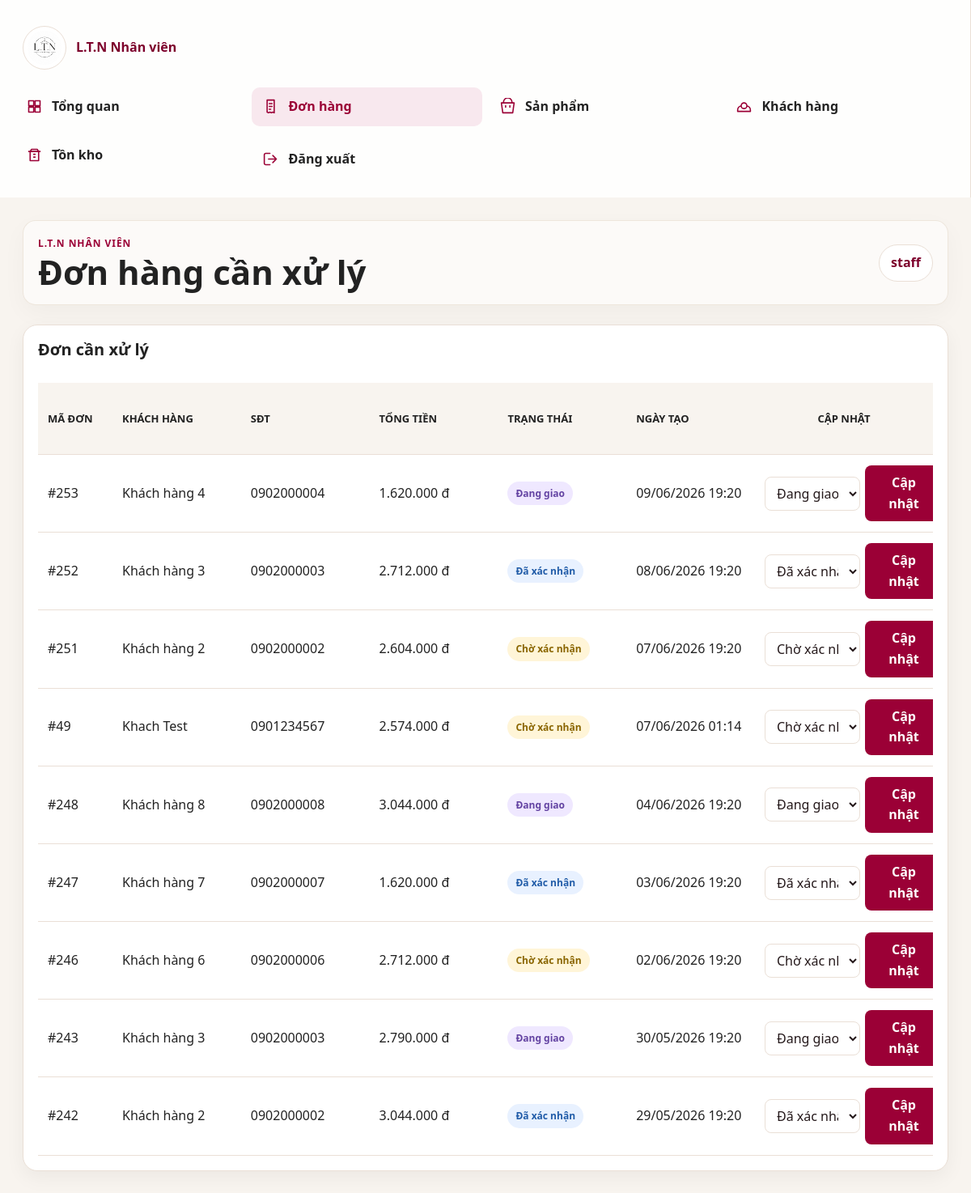
Page /staff/orders/ (signed in) on the committed database.
### shop/models.py (models this page shows, shortened)
class TimeStampedModel(models.Model):
    created_at = models.DateTimeField(auto_now_add=True)
    updated_at = models.DateTimeField(auto_now=True)
    class Meta:
        abstract = True

class Order(TimeStampedModel):
    STATUS_PENDING = "pending"
    STATUS_CONFIRMED = "confirmed"
    STATUS_SHIPPING = "shipping"
    STATUS_COMPLETED = "completed"
    STATUS_CANCELLED = "cancelled"
    STATUS_CHOICES = [
        (STATUS_PENDING, "Chờ xác nhận"),
        (STATUS_CONFIRMED, "Đã xác nhận"),
        (STATUS_SHIPPING, "Đang giao"),
        (STATUS_COMPLETED, "Hoàn thành"),
        (STATUS_CANCELLED, "Đã hủy"),
    ]
    PAYMENT_COD = "cod"
    PAYMENT_BANK = "bank_transfer"
    PAYMENT_CHOICES = [
        (PAYMENT_COD, "Thanh toán khi nhận hàng"),
        (PAYMENT_BANK, "Chuyển khoản"),
    ]
    user = models.ForeignKey(settings.AUTH_USER_MODEL, on_delete=models.PROTECT, related_name="orders")
    full_name = models.CharField(max_length=160)
    phone = models.CharField(max_length=20)
    address = models.CharField(max_length=255)
    note = models.TextField(blank=True)
    total_amount = models.DecimalField(max_digits=12, decimal_places=0, default=0)
    status = models.CharField(max_length=20, choices=STATUS_CHOICES, default=STATUS_PENDING)
    payment_method = models.CharField(max_length=30, choices=PAYMENT_CHOICES, default=PAYMENT_COD)
    class Meta:
        ordering = ["-created_at"]

### shop/views.py (the view, shortened to what this page needs)
# urls.py: path("staff/orders/", views.staff_orders, name="staff_orders"),
@login_required
def staff_orders(request):
    if not staff_allowed(request.user):
        return staff_denied(request)
    return render(request, "staff/orders.html", {
        "page_title": "Đơn hàng cần xử lý",
        "orders": decorate_orders(staff_orders_queryset()),
        "status_choices": Order.STATUS_CHOICES,
    })

### shop/context_processors.py (called while the page is built)
def dashboard_url_for_user(user):
    if not user.is_authenticated:
        return "/login/"
    role = getattr(getattr(user, "profile", None), "role", "")
    if user.is_superuser or role == "ADMIN":
        return "/dashboard/"
    if role == "STAFF":
        return "/staff/"
    return "/profile/"

def cart_counter(request):
    user_dashboard_url = dashboard_url_for_user(request.user)
    if not request.user.is_authenticated:
        return {"cart_count": 0, "wishlist_count": 0, "user_dashboard_url": user_dashboard_url}
    cart, _ = Cart.objects.get_or_create(user=request.user)
    return {
        "cart_count": sum(item.quantity for item in cart.items.all()),
        "wishlist_count": Wishlist.objects.filter(user=request.user).count(),
        "user_dashboard_url": user_dashboard_url,
    }

### shop/views.py (called while the page is built)
def is_staff_user(user):
    role = getattr(getattr(user, "profile", None), "role", "")
    return role == "STAFF"

def staff_allowed(user):
    return user.is_authenticated and (is_staff_user(user) or is_admin_user(user))

def money_value(value):
    return int(value or 0)

def format_vnd(value):
    return f"{money_value(value):,}".replace(",", ".") + " đ"

def staff_orders_queryset():
    return Order.objects.select_related("user").filter(
        status__in=[Order.STATUS_PENDING, Order.STATUS_CONFIRMED, Order.STATUS_SHIPPING]
    ).order_by("-created_at")

def decorate_orders(orders):
    orders = list(orders)
    for order in orders:
        order.total_amount_display = format_vnd(order.total_amount)
    return orders

### templates/staff/orders.html (shortened to what this page needs)
{% extends "staff/base_staff.html" %}
{% block content %}
<section class="dash-card">
  <div class="dash-card-head"><h2>Đơn cần xử lý</h2></div>
  <div class="dash-table-wrap">
    <table class="dash-table">
      <thead><tr><th>Mã đơn</th><th>Khách hàng</th><th>SĐT</th><th>Tổng tiền</th><th>Trạng thái</th><th>Ngày tạo</th><th>Cập nhật</th></tr></thead>
      <tbody>
        {% for order in orders %}
          <tr>
            <td>#{{ order.id }}</td>
            <td>{{ order.full_name }}</td>
            <td>{{ order.phone }}</td>
            <td>{{ order.total_amount_display }}</td>
            <td><span class="status-badge status-{{ order.status }}">{{ order.get_status_display }}</span></td>
            <td>{{ order.created_at|date:"d/m/Y H:i" }}</td>
            <td>
              <form class="inline-status-form" method="post">
                <select name="status">
                  {% for key, label in status_choices %}
                    <option value="{{ key }}" {% if order.status == key %}selected{% endif %}>{{ label }}</option>
                  {% endfor %}
                </select>
                <button>Cập nhật</button>
              </form>
            </td>
          </tr>
        {% empty %}<tr><td colspan="7">Không có đơn cần xử lý.</td></tr>{% endfor %}
      </tbody>
    </table>
  </div>
</section>
{% endblock %}

### templates/staff/base_staff.html (shortened to what this page needs)
{% load static %}
<!doctype html>
<html lang="vi">
<head>
  <link rel="stylesheet" href="{% static 'css/base.css' %}">
  <link rel="stylesheet" href="{% static 'css/dashboard.css' %}">
  <link rel="stylesheet" href="{% static 'css/staff.css' %}">
</head>
<body class="dashboard-body staff-body">
  <div class="dashboard-shell staff-shell">
    <aside class="dashboard-sidebar staff-sidebar">
      <a class="dashboard-brand" href="{% url 'shop:staff_dashboard' %}">
        <img src="{% static 'WEBIMG/logoweb.jpg' %}" alt="L.T.N Clothing">
        <span>L.T.N Nhân viên</span>
      </a>
      <nav class="dashboard-nav staff-nav" aria-label="Khu vực nhân viên">
        <a class="{% if request.resolver_match.url_name == 'staff_dashboard' %}active{% endif %}" href="{% url 'shop:staff_dashboard' %}">
          <span><svg viewBox="0 0 24 24"><path d="M4 4h7v7H4V4Zm9 0h7v7h-7V4ZM4 13h7v7H4v-7Zm9 0h7v7h-7v-7Z"/></svg></span>Tổng quan
        </a>
        <a class="{% if request.resolver_match.url_name == 'staff_orders' %}active{% endif %}" href="{% url 'shop:staff_orders' %}">
          <span><svg viewBox="0 0 24 24"><path d="M7 3h10v18l-2-1-2 1-2-1-2 1-2-1V3Zm3 5h4m-4 4h4m-4 4h2"/></svg></span>Đơn hàng
        </a>
        <a class="{% if request.resolver_match.url_name == 'staff_products' %}active{% endif %}" href="{% url 'shop:staff_products' %}">
          <span><svg viewBox="0 0 24 24"><path d="M6 7V6a6 6 0 0 1 12 0v1m-15 0h18l-2 14H5L3 7Zm6 4v2m6-2v2"/></svg></span>Sản phẩm
        </a>
        <a class="{% if request.resolver_match.url_name == 'staff_customers' %}active{% endif %}" href="{% url 'shop:staff_customers' %}">
          <span><svg viewBox="0 0 24 24"><path d="M16 11a4 4 0 1 0-8 0m8 0a4 4 0 1 1-8 0m8 0c3 1 5 3 5 6v2H3v-2c0-3 2-5 5-6"/></svg></span>Khách hàng
        </a>
        <a class="" href="{% url 'shop:staff_inventory' %}">
          <span><svg viewBox="0 0 24 24"><path d="M4 7h16M6 7v13h12V7M8 4h8l2 3H6l2-3Zm3 7h2m-2 4h2"/></svg></span>Tồn kho
        </a>
        <form class="staff-logout" method="post" action="{% url 'accounts:logout' %}">
          <button type="submit">
            <span><svg viewBox="0 0 24 24"><path d="M15 17l5-5-5-5m5 5H9m2 8H5a2 2 0 0 1-2-2V6a2 2 0 0 1 2-2h6"/></svg></span>Đăng xuất
          </button>
        </form>
      </nav>
    </aside>
    <main class="dashboard-main staff-main">
      <header class="dashboard-topbar staff-topbar">
        <div>
          <p class="dashboard-eyebrow">L.T.N Nhân viên</p>
          <h1>{% block page_title %}{{ page_title|default:"Nhân viên" }}{% endblock %}</h1>
        </div>
        <div class="dashboard-user staff-user">
          <span>{{ request.user.username }}</span>
        </div>
      </header>
      {% block content %}{% endblock %}
    </main>
  </div>
</body>
</html>

### static/css/base.css (style rules this page uses)
* { box-sizing: border-box; }
body { margin: 0; font-family: "Segoe UI", Arial, sans-serif; color: var(--text-dark); background: var(--cream-bg); line-height: 1.6; }
a { color: inherit; text-decoration: none; }
img { display: block; max-width: 100%; }
h1, h2, h3, p { margin-top: 0; }
h1 { font-size: clamp(36px, 5vw, 66px); line-height: 1.05; letter-spacing: 0; }
h2 { font-size: clamp(26px, 3vw, 40px); line-height: 1.15; }
.btn, button { border: 0; border-radius: 6px; background: var(--fashion-maroon); color: var(--white); padding: 12px 18px; font: inherit; font-weight: 800; cursor: pointer; transition: transform .18s ease, box-shadow .18s ease, background .18s ease; }
input, select, textarea { width: 100%; min-height: 44px; border: 1px solid var(--border); border-radius: 6px; background: var(--white); color: var(--text-dark); padding: 10px 12px; font: inherit; }
table { width: 100%; border-collapse: collapse; background: var(--white); }
th, td { padding: 13px 14px; border-bottom: 1px solid var(--border); text-align: left; vertical-align: top; }
th { background: var(--rose-bg); color: var(--burgundy-black); }

### static/css/staff.css (style rules this page uses)
:root { --staff-primary: #9B0036; --staff-primary-dark: #7D002C; --staff-primary-soft: #F8E8EE; --staff-bg: #F8F4EF; --staff-beige: #F8F4EF; --staff-card: #FFFFFF; --staff-text: #222222; --staff-muted: #777777; --staff-border: #EADFD6; --staff-shadow: 0 8px 25px rgba(0, 0, 0, .05); }
.staff-body { background: var(--staff-bg); }
.staff-sidebar { background: rgba(255, 255, 255, .9); }
.staff-nav a, .staff-logout button { min-height: 46px; }
.staff-logout { margin-top: 10px; }
.staff-logout button { display: flex; align-items: center; width: 100%; gap: 10px; border: 0; border-radius: 10px; background: transparent; color: var(--staff-text); padding: 11px 12px; font: inherit; font-weight: 700; cursor: pointer; }
.staff-logout span { display: inline-grid; place-items: center; width: 24px; color: var(--staff-primary); }
.staff-logout svg, .staff-quick-grid svg { width: 21px; height: 21px; fill: none; stroke: currentColor; stroke-width: 1.8; stroke-linecap: round; stroke-linejoin: round; }
.staff-user { border: 1px solid var(--staff-border); border-radius: 999px; background: var(--staff-card); padding: 9px 14px; color: var(--staff-primary-dark); font-weight: 800; }

### rows in the picture
Order: id "253", full_name "Khách hàng 4", phone "0902000004", total_amount_display "1.620.000 đ", status "Đang giao", created_at "09/06/2026 19:20"
Order: id "252", full_name "Khách hàng 3", phone "0902000003", total_amount_display "2.712.000 đ", status "Đã xác nhận", created_at "08/06/2026 19:20"
Order: id "251", full_name "Khách hàng 2", phone "0902000002", total_amount_display "2.604.000 đ", status "Chờ xác nhận", created_at "07/06/2026 19:20"
Order: id "49", full_name "Khach Test", phone "0901234567", total_amount_display "2.574.000 đ", status "Chờ xác nhận", created_at "07/06/2026 01:14"
Order: id "248", full_name "Khách hàng 8", phone "0902000008", total_amount_display "3.044.000 đ", status "Đang giao", created_at "04/06/2026 19:20"
Order: id "247", full_name "Khách hàng 7", phone "0902000007", total_amount_display "1.620.000 đ", status "Đã xác nhận", created_at "03/06/2026 19:20"
Order: id "246", full_name "Khách hàng 6", phone "0902000006", total_amount_display "2.712.000 đ", status "Chờ xác nhận", created_at "02/06/2026 19:20"
Order: id "243", full_name "Khách hàng 3", phone "0902000003", total_amount_display "2.790.000 đ", status "Đang giao", created_at "30/05/2026 19:20"
Order: id "242", full_name "Khách hàng 2", phone "0902000002", total_amount_display "3.044.000 đ", status "Đã xác nhận", created_at "29/05/2026 19:20"

### other values in the picture
{{ page_title|default:"Nhân viên" }} "Đơn hàng cần xử lý"
{{ request.user.username }} "staff"
